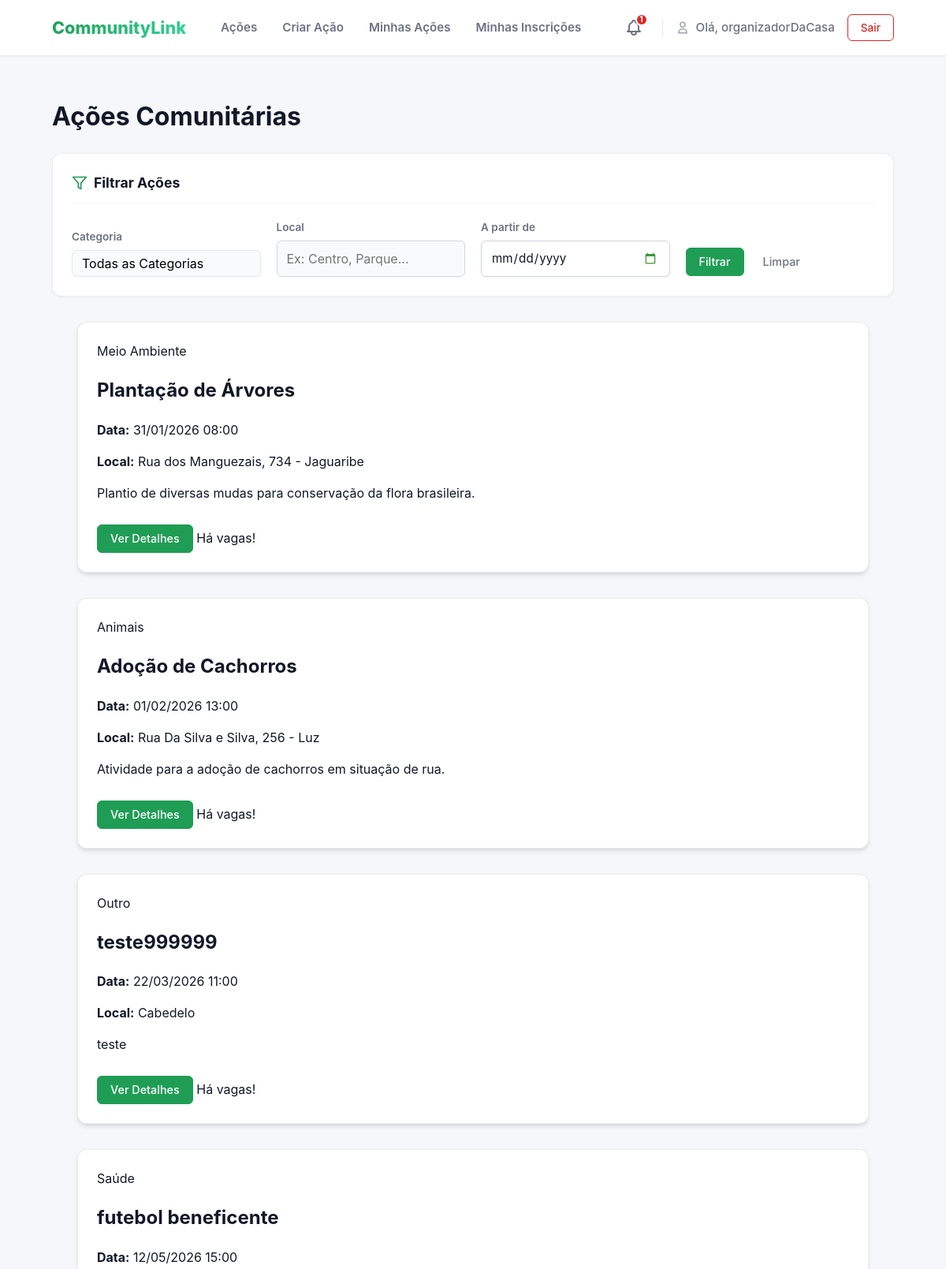
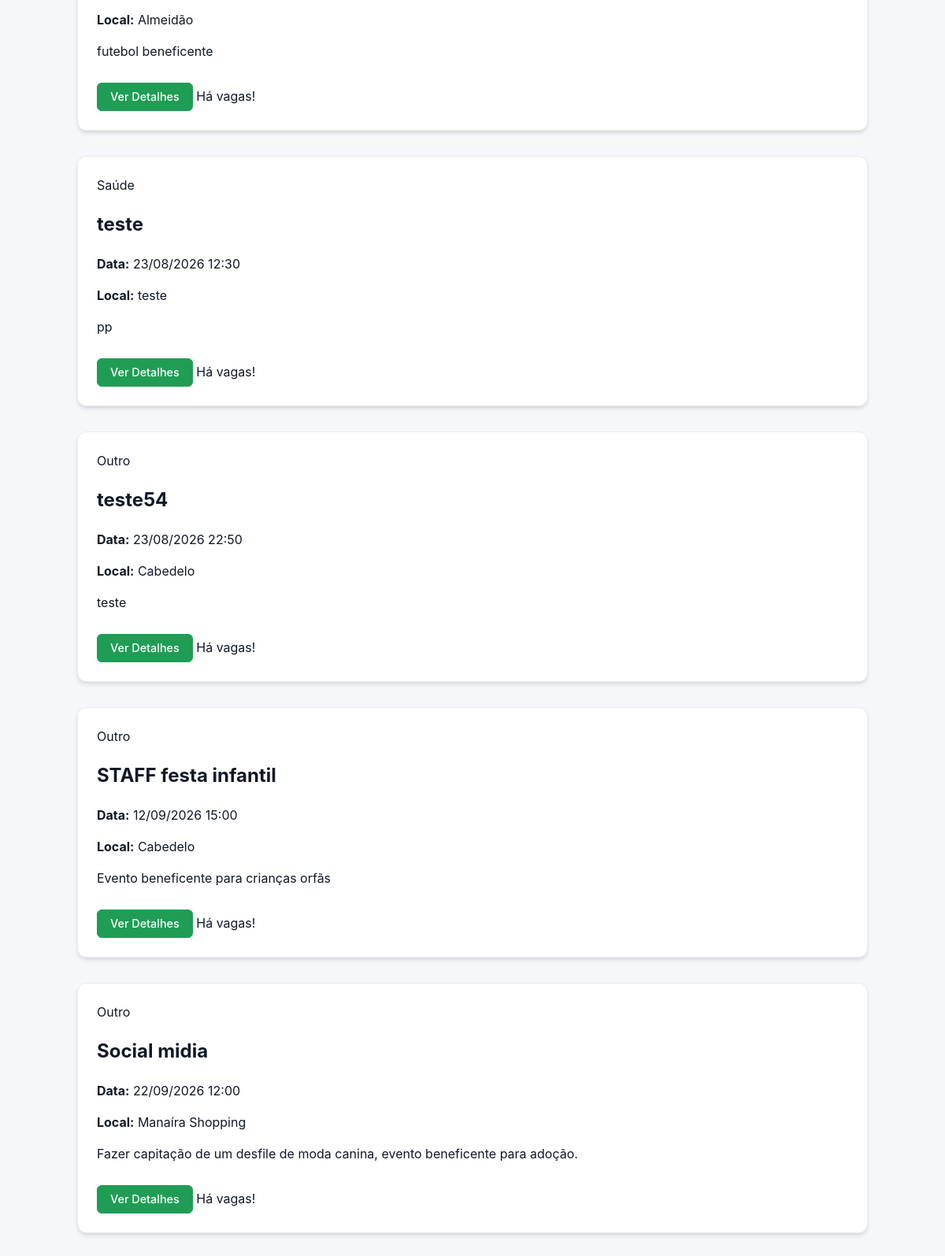
The app's page /acoes/ (signed in, upper part) with its own data (2 pictures, top to bottom).
### acoes/models.py (models this page shows, shortened)
class Acao(models.Model):
    titulo = models.CharField(max_length=200)
    descricao = models.TextField()
    data = models.DateTimeField() # Armazena data e hora
    local = models.CharField(max_length=255)
    numero_vagas = models.PositiveIntegerField(
        validators=[validators.MinValueValidator(1)]
    )
    CATEGORIA_CHOICES = [
        ('SAUDE', 'Saúde'),
        ('EDUCACAO', 'Educação'),
        ('MEIO_AMBIENTE', 'Meio Ambiente'),
        ('ANIMAIS', 'Animais'),
        ('OUTRO', 'Outro'),
    ]
    categoria = models.CharField(max_length=50, choices=CATEGORIA_CHOICES, default='OUTRO')
    organizador = models.ForeignKey(
        User,
        on_delete=models.CASCADE,
        related_name='acoes_criadas' # Assim, podemos fazer: user.acoes_criadas.all()
    )
    voluntarios = models.ManyToManyField(
        User,
        through='Inscricao',         # O nome do modelo intermediário
        related_name='acoes_inscritas', # Assim, podemos fazer: user.acoes_inscritas.all()
        blank=True                   # A ação pode começar sem nenhum voluntário
    )
    notas_organizador = models.TextField(blank=True, null=True, help_text="Notas privadas do organizador sobre a execução da ação.")
    @property
    def vagas_preenchidas(self):
        return self.inscricao_set.filter(status='ACEITO').count()
    @property
    def esta_cheia(self):
        return self.vagas_preenchidas >= self.numero_vagas
    def get_absolute_url(self):
        return reverse('acoes:acao_detail', kwargs={'pk': self.pk})

### acoes/views.py (the view)
# urls.py: path('', views.acao_list, name='acao_list'),
def acao_list(request):
    acoes_list = Acao.objects.filter(data__gte=timezone.localdate())
    acoes_list = filtrar_acoes_queryset(request, acoes_list)
    acoes_list = acoes_list.order_by('data')
    page_obj = paginar_queryset(request, acoes_list, itens_por_pagina=10)
    context = {
        'acoes': page_obj,
        'categorias_choices': Acao.CATEGORIA_CHOICES, # Passa as opções de categoria
        'filter_values': request.GET, # Passa os valores do filtro (para preencher o form)
        'page_param': 'page' # Nome do parametro na URL
    }
    return render(request, 'acoes/acao_list.html', context)

### acoes/context_processors.py (called while the page is built)
def auth_groups_processor(request):
    is_organizador = False
    is_voluntario = False
    unread_notification_count = 0 # Valor padrão
    if request.user.is_authenticated:
        is_organizador = request.user.groups.filter(name='Organizadores').exists()
        is_voluntario = request.user.groups.filter(name='Voluntarios').exists()
        unread_notification_count = Notificacao.objects.filter(
            destinatario=request.user,
            lida=False
        ).count()
    return {
        'is_organizador': is_organizador,
        'is_voluntario': is_voluntario,
        'unread_notification_count': unread_notification_count
    }

### acoes/views.py (called while the page is built)
def paginar_queryset(request, queryset, itens_por_pagina=5, param_name='page'):
    paginator = Paginator(queryset, itens_por_pagina)
    page_number = request.GET.get(param_name)
    page_obj = paginator.get_page(page_number)
    return page_obj

def filtrar_acoes_queryset(request, queryset):
    categoria_filter = request.GET.get('categoria')
    local_filter = request.GET.get('local')
    data_inicio_filter = request.GET.get('data_inicio')
    prefix = 'acao__' if queryset.model == Inscricao else ''
    if categoria_filter:
        queryset = queryset.filter(**{f'{prefix}categoria': categoria_filter})
    if local_filter:
        queryset = queryset.filter(**{f'{prefix}local__icontains': local_filter})
    if data_inicio_filter:
        try:
            data_filtro = datetime.datetime.strptime(data_inicio_filter, '%Y-%m-%d').date()
            queryset = queryset.filter(**{f'{prefix}data__gte': data_filtro})
        except ValueError:
            pass # Ignora data inválida
    return queryset

### acoes/templates/acoes/acao_list.html (shortened to what this page needs)
{% extends 'acoes/base.html' %}
{% load static %}
{% block extra_css %}
    <link rel="stylesheet" href="{% static 'css/acoes.css' %}">
{% endblock %}
{% block content %}
    <h1 class="page-title">Ações Comunitárias</h1>
    {% include 'acoes/_filter_form.html' %}
    <div class="grid-list">
        {% for acao in acoes %}
            <div class="grid-item third">
                <article class="action-card action-body">
                    <div>
                        <span class="action-tags">{{ acao.get_categoria_display }}</span>
                        <h2 class="card-title">{{ acao.titulo }}</h2>
                        <p class="muted"><strong>Data:</strong> <span class="item-date">{{ acao.data|date:"d/m/Y H:i" }}</span></p>
                        <p class="muted"><strong>Local:</strong> <span class="location">{{ acao.local }}</span></p>
                        <p class="prose">{{ acao.descricao|truncatewords:20 }}</p>
                    </div>
                    <div class="actions" style="margin-top:0.75rem; justify-content:space-between; align-items:center;">
                        <a href="{{ acao.get_absolute_url }}" class="btn btn-primary">Ver Detalhes</a>
                        {% if acao.esta_cheia %}
                            <span class="muted">Vagas Esgotadas</span>
                        {% else %}
                            <span class="muted">Há vagas!</span>
                        {% endif %}
                    </div>
                </article>
            </div>
        {% empty %}
            <p class="muted">Nenhuma ação encontrada.</p>
        {% endfor %}
    </div>
{% endblock %}

### acoes/templates/acoes/base.html (shortened to what this page needs)
<!DOCTYPE html>
{% load static %}
<html lang="pt-br">
<head>
    <link rel="stylesheet" href="{% static 'css/style.css' %}">
    {% block extra_css %}{% endblock %}
</head>
<body>
    <nav class="site-nav">
        <div class="container">
            <div class="nav-row">
                <div class="nav-left">
                    <a href="{% url 'acoes:acao_list' %}" class="brand">
                        <span class="brand-text">CommunityLink</span>
                    </a>
                    <div class="nav-links">
                        <a href="{% url 'acoes:acao_list' %}" class="nav-item">Ações</a>
                        {% if user.is_authenticated %}
                            {% if is_organizador or user.is_superuser %}
                                <a href="{% url 'acoes:acao_create' %}" class="nav-item">Criar Ação</a>
                                <a href="{% url 'acoes:minhas_acoes' %}" class="nav-item">Minhas Ações</a>
                            {% endif %}
                            <a href="{% url 'acoes:minhas_inscricoes' %}" class="nav-item">Minhas Inscrições</a>
                        {% endif %}
                    </div>
                </div>
                <div class="nav-right">
                    {% if user.is_authenticated %}
                        <a href="{% url 'acoes:notificacoes_list' %}" class="nav-icon-link" title="Notificações">
                            {% if unread_notification_count > 0 %}
                                <span class="badge-notification">
                                    {{ unread_notification_count }}
                                </span>
                            {% endif %}
                        </a>
                        <div class="nav-user-area">
                            <a href="{% url 'acoes:perfil' %}" class="nav-user-link">
                                <svg xmlns="http://www.w3.org/2000/svg" class="nav-svg-sm" fill="none" viewBox="0 0 24 24" stroke="currentColor">
                                    <path stroke-linecap="round" stroke-linejoin="round" stroke-width="2" d="M16 7a4 4 0 11-8 0 4 4 0 018 0zM12 14a7 7 0 00-7 7h14a7 7 0 00-7-7z" />
                                </svg>
                                <span class="user-greeting">Olá, {{ request.user.username }}</span>
                            </a>
                            <form method="post" action="{% url 'acoes:logout' %}" class="logout-form">
                                <button type="submit" class="btn btn-sm btn-danger-outline">
                                    Sair
                                </button>
                            </form>
                        </div>
                    {% else %}
                        <div class="nav-auth-links">
                            <a href="{% url 'acoes:signin' %}" class="btn btn-sm btn-text">Entrar</a>
                            <a href="{% url 'acoes:signup' %}" class="btn btn-sm btn-primary">Cadastrar</a>
                        </div>
                    {% endif %}
                </div>
            </div>
        </div>
    </nav>
    <main class="main-container container">
        {% block content %}
        {% endblock %}
    </main>
</body>
</html>

### static/css/style.css (style rules this page uses)
:root { --bg: #f5f7fb; --card: #ffffff; --muted: #6b7280; --accent: #1f9d55; --accent-600: #15803d; --danger: #dc2626; --danger-hover: #b91c1c; --danger-light: #fef2f2; --text-main: #111827; --border-light: rgba(15,23,42,0.08); --max-width: 1100px; --app-font: -apple-system, BlinkMacSystemFont, "Segoe UI", Roboto, "Helvetica Neue", Arial, sans-serif; }
* { box-sizing: border-box; }
html, body { height: 100%; margin: 0; }
body { font-family: var(--app-font); background: var(--bg); color: var(--text-main); line-height: 1.5; -webkit-font-smoothing: antialiased; }
h1,h2,h3,h4,h5,h6, p, a, button, input, textarea, select, label { font-family: inherit; }
a { text-decoration: none; transition: color .2s ease; }
.container { max-width: var(--max-width); margin: 0 auto; padding: 0 1rem; }
.main-container { padding-top: 2rem; padding-bottom: 4rem; }
.site-nav { background: var(--card); box-shadow: 0 1px 3px rgba(0,0,0,0.05); border-bottom: 1px solid var(--border-light); position: sticky; top: 0; z-index: 50; }
.nav-row { display: flex; justify-content: space-between; align-items: center; height: 70px; }
.brand { display: inline-flex; align-items: center; margin-right: 2rem; }
.brand-text { font-weight: 800; font-size: 1.35rem; background: linear-gradient(135deg, var(--accent) 0%, #34d399 100%); -webkit-background-clip: text; -webkit-text-fill-color: transparent; background-clip: text; }
.nav-left { display: flex; align-items: center; }
.nav-links { display: flex; gap: 0.5rem; }
.nav-item { padding: 0.5rem 0.75rem; color: var(--muted); font-weight: 600; border-radius: 6px; font-size: 0.95rem; }
.nav-right { display: flex; align-items: center; gap: 1rem; }
.nav-user-area { display: flex; align-items: center; gap: 1rem; }
.nav-svg { width: 24px; height: 24px; }
.nav-svg-sm { width: 18px; height: 18px; color: #9ca3af; }
.nav-icon-link { position: relative; color: var(--muted); padding: 0.5rem; border-radius: 50%; transition: background 0.2s; display: flex; align-items: center; justify-content: center; }
.badge-notification { position: absolute; top: 2px; right: 2px; background-color: var(--danger); color: white; font-size: 0.65rem; font-weight: 700; height: 16px; min-width: 16px; padding: 0 3px; border-radius: 10px; display: flex; align-items: center; justify-content: center; border: 2px solid #ffffff; }
.nav-user-link { display: flex; align-items: center; gap: 0.5rem; color: var(--muted); font-weight: 500; font-size: 0.95rem; }
.user-greeting { white-space: nowrap; }
.btn { display: inline-flex; align-items: center; justify-content: center; padding: 0.6rem 1.2rem; border-radius: 6px; font-weight: 600; font-size: 0.95rem; cursor: pointer; border: 1px solid transparent; transition: all 0.2s ease; text-align: center; line-height: 1; }
.btn-sm { padding: 0.4rem 0.8rem; font-size: 0.85rem; }
.btn-primary { background-color: var(--accent); color: white; }
.btn-danger-outline { background-color: transparent; color: var(--danger); border: 1px solid rgba(220, 38, 38, 0.3); }
.action-card { background: var(--card); border-radius: 12px; border: 1px solid var(--border-light); overflow: hidden; transition: transform 0.2s ease, box-shadow 0.2s ease; display: flex; flex-direction: column; }
.action-body { padding: 1.5rem; flex-grow: 1; display: flex; flex-direction: column; }

### records on screen
Acao: categoria "Meio Ambiente", titulo "Plantação de Árvores", data "31/01/2026 08:00", local "Rua dos Manguezais, 734 - Jaguaribe", descricao "Plantio de diversas mudas para conservação da flora brasileira.", numero_vagas "Há vagas!"
Acao: categoria "Animais", titulo "Adoção de Cachorros", data "01/02/2026 13:00", local "Rua Da Silva e Silva, 256 - Luz", descricao "Atividade para a adoção de cachorros em situação de rua.", numero_vagas "Há vagas!"
Acao: categoria "Outro", titulo "teste999999", data "22/03/2026 11:00", local "Cabedelo", descricao "teste", numero_vagas "Há vagas!"
Acao: categoria "Saúde", titulo "futebol beneficente", data "12/05/2026 15:00", local "Almeidão", descricao "futebol beneficente", numero_vagas "Há vagas!"
Acao: categoria "Saúde", titulo "teste", data "23/08/2026 12:30", local "teste", descricao "pp", numero_vagas "Há vagas!"
Acao: categoria "Outro", titulo "teste54", data "23/08/2026 22:50", local "Cabedelo", descricao "teste", numero_vagas "Há vagas!"
Acao: categoria "Outro", titulo "STAFF festa infantil", data "12/09/2026 15:00", local "Cabedelo", descricao "Evento beneficente para crianças orfãs", numero_vagas "Há vagas!"
Acao: categoria "Outro", titulo "Social midia", data "22/09/2026 12:00", local "Manaíra Shopping", descricao "Fazer capitação de um desfile de moda canina, evento beneficente para adoção.", numero_vagas "Há vagas!"

### other values on screen
{{ unread_notification_count }} "1"
{{ request.user.username }} "organizadorDaCasa"
